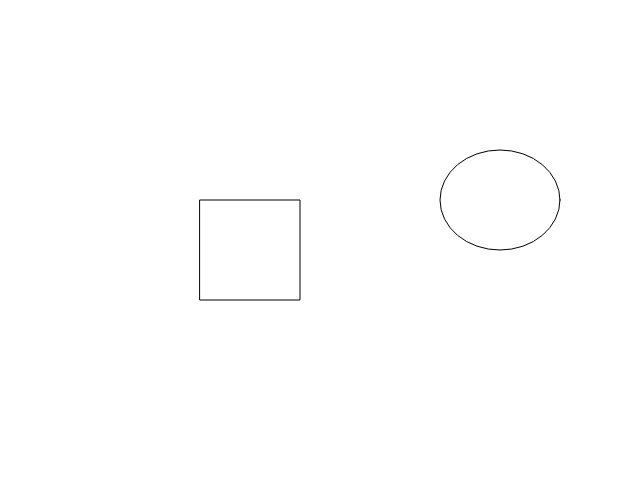
Frame 1 (no input)
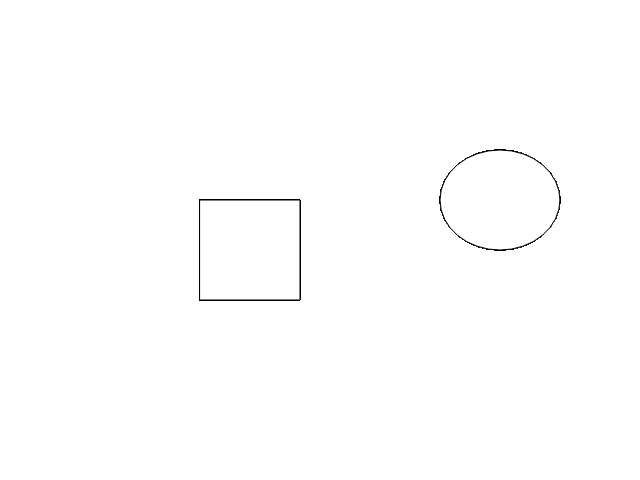
Frame 60 (no input)
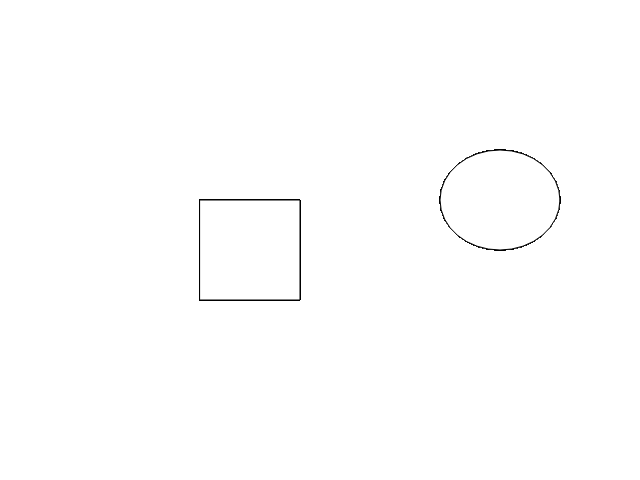
Frame 120 (the mouse pressed at the canvas centre since frame 60)

The p5.js sketch that drew these frames (run headless with seeded random() and noise() and a simulated clock; from frame 60 on, the mouse is pressed at the canvas centre):

// p5.js sketch
// ── sketch.js
function setup() {
  createCanvas(640, 480);
}

function draw() {
  ellipse(500,200,120,100);
  rect(200,200,100,100);
}
